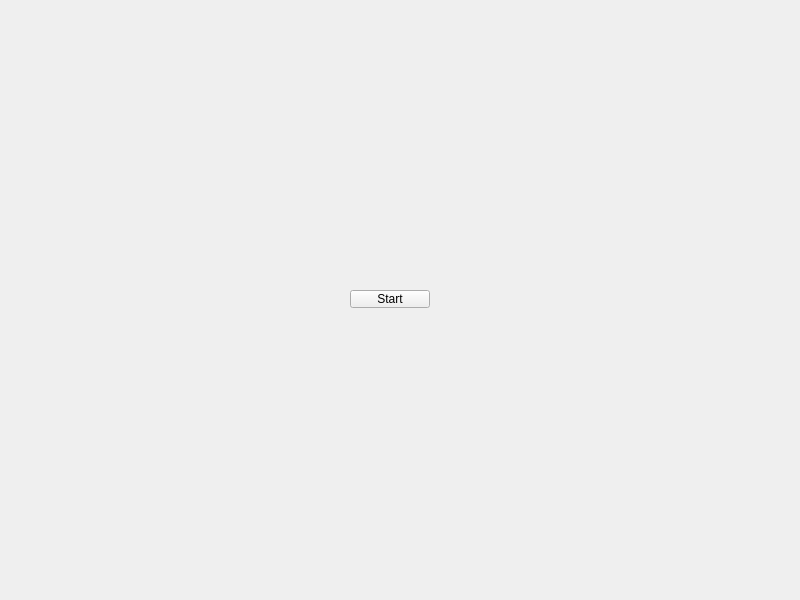
<?xml version="1.0" encoding="UTF-8"?>
<ui version="4.0">
 <class>Widget</class>
 <widget class="QWidget" name="Widget">
  <property name="geometry">
   <rect>
    <x>0</x>
    <y>0</y>
    <width>800</width>
    <height>600</height>
   </rect>
  </property>
  <property name="windowTitle">
   <string>Widget</string>
  </property>
  <widget class="QPushButton" name="start_pushButton">
   <property name="geometry">
    <rect>
     <x>350</x>
     <y>290</y>
     <width>80</width>
     <height>18</height>
    </rect>
   </property>
   <property name="text">
    <string>Start</string>
   </property>
  </widget>
 </widget>
 <resources/>
 <connections/>
</ui>
